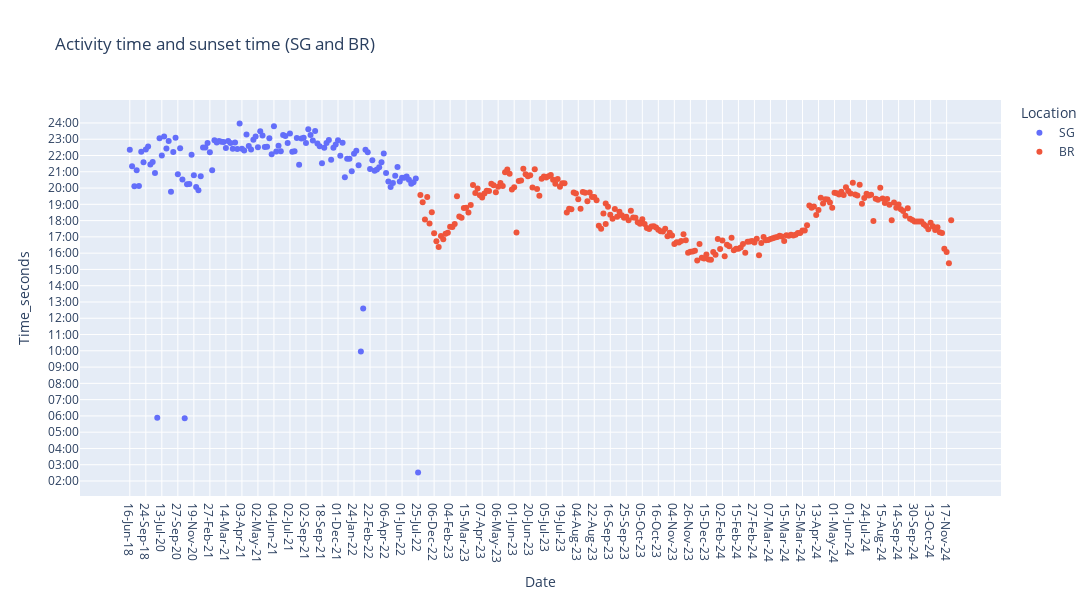

Notebook code for this chart:
### Code cell
import plotly.express as px
import plotly.graph_objects as go

# Create a combined dataframe for both SG and BR data
sg_merged_df['Location'] = 'SG'
br_merged_df['Location'] = 'BR'
combined_df = pd.concat([sg_merged_df, br_merged_df])

# Ensure the Date column is in datetime format
combined_df.index = pd.to_datetime(combined_df.index)

# Create the interactive plot
fig = px.scatter(combined_df, x=combined_df.index, y='Time_seconds', color='Location',
                 hover_data={'Time': True, 'Sunset_Time': True, 'Date': combined_df.index.to_series().dt.strftime('%d-%b-%y'), 'Time_seconds': False, 'Location': False},
                 labels={'index': 'Date'},
                 title='Activity time and sunset time (SG and BR)', width=1200, height=600)

# Add sunset time lines
# for location, df in combined_df.groupby('Location'):
#     fig.add_trace(go.Scatter(x=df.index, y=df['Sunset_Time_Seconds'], mode='lines', name=f'Sunset time ({location})'))

# Update y-axis ticks and labels
fig.update_yaxes(tickvals=list(range(0, 25 * 3600, 3600)), ticktext=[f"{i:02}:00" for i in range(0, 25)])

# Show the plot
fig.show()

### Figure 1 — Plotly figure (JSON) as saved in the notebook; plotly's stock layout.template omitted (floating-point values rounded to 4 significant figures; data arrays with more than 128 entries replaced by an {"elided": "..."} marker saying what was removed)
{"data": [{"customdata": {"elided": "127x3 str values"}, "hovertemplate": "Date=%{x}<br>Time=%{customdata[0]}<br>Sunset_Time=%{customdata[1]}<extra></extra>", "legendgroup": "SG", "marker": {"color": "#636efa", "symbol": "circle"}, "mode": "markers", "name": "SG", "orientation": "v", "showlegend": true, "type": "scatter", "x": ["16-Jun-18", "17-Jun-18", "24-Jun-18", "08-Jul-18", "15-Jul-18", "29-Jul-18", "16-Sep-18", "24-Sep-18", "25-Sep-18", "03-Oct-18", "14-Oct-18", "25-Nov-18", "03-Dec-18", "10-Jul-20", "13-Jul-20", "01-Aug-20", "04-Aug-20", "09-Aug-20", "30-Aug-20", "12-Sep-20", "20-Sep-20", "27-Sep-20", "03-Oct-20", "11-Oct-20", "16-Oct-20", "19-Oct-20", "26-Oct-20", "16-Nov-20", "19-Nov-20", "22-Nov-20", "06-Dec-20", "17-Jan-21", "14-Feb-21", "21-Feb-21", "24-Feb-21", "27-Feb-21", "01-Mar-21", "05-Mar-21", "07-Mar-21", "09-Mar-21", "11-Mar-21", "13-Mar-21", "14-Mar-21", "16-Mar-21", "19-Mar-21", "21-Mar-21", "27-Mar-21", "29-Mar-21", "02-Apr-21", "03-Apr-21", "04-Apr-21", "10-Apr-21", "11-Apr-21", "18-Apr-21", "24-Apr-21", "26-Apr-21", "02-May-21", "08-May-21", "14-May-21", "16-May-21", "22-May-21", "26-May-21", "31-May-21", "04-Jun-21", "08-Jun-21", "11-Jun-21", "13-Jun-21", "21-Jun-21", "24-Jun-21", "27-Jun-21", "02-Jul-21", "16-Jul-21", "20-Jul-21", "17-Aug-21", "23-Aug-21", "28-Aug-21", "30-Aug-21", "02-Sep-21", "05-Sep-21", "07-Sep-21", "08-Sep-21", "10-Sep-21", "12-Sep-21", "14-Sep-21", "18-Sep-21", "21-Sep-21", "25-Sep-21", "29-Sep-21", "08-Oct-21", "17-Nov-21", "25-Nov-21", "01-Dec-21", "09-Dec-21", "12-Dec-21", "21-Dec-21", "28-Dec-21", "30-Dec-21", "04-Jan-22", "24-Jan-22", "29-Jan-22", "01-Feb-22", "02-Feb-22", "05-Feb-22", "14-Feb-22", "16-Feb-22", "22-Feb-22", "01-Mar-22", "14-Mar-22", "19-Mar-22", "22-Mar-22", "30-Mar-22", "02-Apr-22", "06-Apr-22", "26-Apr-22", "04-May-22", "08-May-22", "16-May-22", "17-May-22", "22-May-22", "01-Jun-22", "05-Jun-22", "11-Jun-22", "15-Jun-22", "18-Jun-22", "26-Jun-22", "11-Jul-22", "25-Jul-22"], "xaxis": "x", "y": [80497, 76803, 72391, 75930, 72454, 80051, 77708, 80546, 81206, 77189, 77762, 75314, 21211, 83006, 79212, 83394, 80747, 82422, 71197, 79954, 83149, 75073, 80778, 73873, 21100, 72813, 72877, 79349, 74812, 72211, 71533, 74610, 80960, 80967, 81942, 79913, 75955, 82598, 82062, 82390, 82250, 82180, 80878, 82399, 81959, 80698, 82065, 80634, 86266, 80665, 80285, 83854, 81274, 80509, 82684, 83408, 81021, 84552, 83627, 81098, 81128, 83023, 79501, 85690, 80081, 81330, 80139, 83753, 83495, 81959, 84058, 80009, 80146, 83063, 77174, 82938, 83145, 81938, 85011, 83721, 82536, 84633, 81844, 81234, 77472, 80916, 81972, 82612, 78271, 80937, 81628, 82554, 79132, 82021, 74382, 78492, 78468, 75712, 79602, 80270, 77054, 35859, 45370, 80447, 79914, 76199, 78170, 75801, 76117, 76603, 77694, 79667, 75302, 73422, 72236, 73108, 74710, 76663, 73464, 74269, 74258, 74539, 73834, 72969, 73269, 74095, 9093], "yaxis": "y"}, {"customdata": {"elided": "234x3 str values"}, "hovertemplate": "Date=%{x}<br>Time=%{customdata[0]}<br>Sunset_Time=%{customdata[1]}<extra></extra>", "legendgroup": "BR", "marker": {"color": "#EF553B", "symbol": "circle"}, "mode": "markers", "name": "BR", "orientation": "v", "showlegend": true, "type": "scatter", "x": {"elided": "234 str values"}, "xaxis": "x", "y": {"elided": "234 int values"}, "yaxis": "y"}], "layout": {"height": 600, "legend": {"title": {"text": "Location"}, "tracegroupgap": 0}, "title": {"text": "Activity time and sunset time (SG and BR)"}, "width": 1200, "xaxis": {"anchor": "y", "domain": [0, 1], "title": {"text": "Date"}}, "yaxis": {"anchor": "x", "domain": [0, 1], "ticktext": ["00:00", "01:00", "02:00", "03:00", "04:00", "05:00", "06:00", "07:00", "08:00", "09:00", "10:00", "11:00", "12:00", "13:00", "14:00", "15:00", "16:00", "17:00", "18:00", "19:00", "20:00", "21:00", "22:00", "23:00", "24:00"], "tickvals": [0, 3600, 7200, 10800, 14400, 18000, 21600, 25200, 28800, 32400, 36000, 39600, 43200, 46800, 50400, 54000, 57600, 61200, 64800, 68400, 72000, 75600, 79200, 82800, 86400], "title": {"text": "Time_seconds"}}}}
